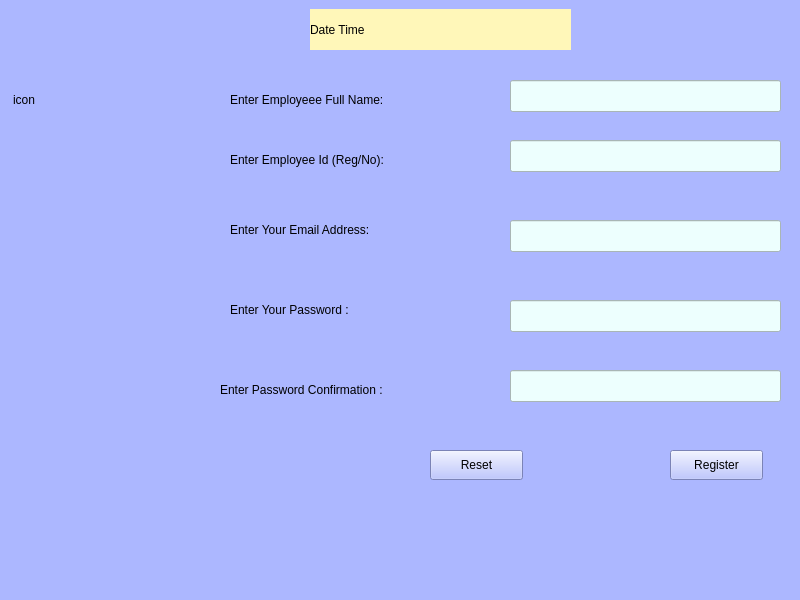
<?xml version="1.0" encoding="UTF-8"?>
<ui version="4.0">
 <class>MainWindow</class>
 <widget class="QMainWindow" name="MainWindow">
  <property name="geometry">
   <rect>
    <x>0</x>
    <y>0</y>
    <width>800</width>
    <height>600</height>
   </rect>
  </property>
  <property name="windowTitle">
   <string>MainWindow</string>
  </property>
  <property name="styleSheet">
   <string notr="true">background:rgb(172, 183, 255)</string>
  </property>
  <widget class="QWidget" name="centralwidget">
   <widget class="QLabel" name="emp_nameLabel">
    <property name="geometry">
     <rect>
      <x>230</x>
      <y>90</y>
      <width>271</width>
      <height>20</height>
     </rect>
    </property>
    <property name="styleSheet">
     <string notr="true">color:rgb(0, 31, 94);
font: 75 15pt \&quot;Century Schoolbook L\&quot;;</string>
    </property>
    <property name="text">
     <string>Enter Employeee Full Name:</string>
    </property>
   </widget>
   <widget class="QLabel" name="emp_IdLabel">
    <property name="geometry">
     <rect>
      <x>230</x>
      <y>150</y>
      <width>271</width>
      <height>20</height>
     </rect>
    </property>
    <property name="styleSheet">
     <string notr="true">color:rgb(0, 31, 94);
font: 75 15pt \&quot;Century Schoolbook L\&quot;;</string>
    </property>
    <property name="text">
     <string>Enter Employee Id (Reg/No):</string>
    </property>
   </widget>
   <widget class="QLabel" name="emp_EmailLabel">
    <property name="geometry">
     <rect>
      <x>230</x>
      <y>220</y>
      <width>251</width>
      <height>20</height>
     </rect>
    </property>
    <property name="styleSheet">
     <string notr="true">color:rgb(0, 31, 94);
font: 75 15pt \&quot;Century Schoolbook L\&quot;;</string>
    </property>
    <property name="text">
     <string>Enter Your Email Address:</string>
    </property>
   </widget>
   <widget class="QLabel" name="passLabel">
    <property name="geometry">
     <rect>
      <x>230</x>
      <y>300</y>
      <width>221</width>
      <height>20</height>
     </rect>
    </property>
    <property name="styleSheet">
     <string notr="true">color:rgb(0, 31, 94);
font: 75 15pt \&quot;Century Schoolbook L\&quot;;</string>
    </property>
    <property name="text">
     <string>Enter Your Password :</string>
    </property>
   </widget>
   <widget class="QLabel" name="passConfLabel">
    <property name="geometry">
     <rect>
      <x>220</x>
      <y>380</y>
      <width>281</width>
      <height>20</height>
     </rect>
    </property>
    <property name="styleSheet">
     <string notr="true">color:rgb(0, 31, 94);
font: 75 15pt \&quot;Century Schoolbook L\&quot;;</string>
    </property>
    <property name="text">
     <string>Enter Password Confirmation :</string>
    </property>
   </widget>
   <widget class="QLineEdit" name="passConfField">
    <property name="geometry">
     <rect>
      <x>510</x>
      <y>370</y>
      <width>271</width>
      <height>32</height>
     </rect>
    </property>
    <property name="styleSheet">
     <string notr="true">background:rgb(237, 255, 254)</string>
    </property>
   </widget>
   <widget class="QLineEdit" name="emp_nameField">
    <property name="geometry">
     <rect>
      <x>510</x>
      <y>80</y>
      <width>271</width>
      <height>32</height>
     </rect>
    </property>
    <property name="styleSheet">
     <string notr="true">background:rgb(237, 255, 254);</string>
    </property>
   </widget>
   <widget class="QLineEdit" name="emp_IdField">
    <property name="geometry">
     <rect>
      <x>510</x>
      <y>140</y>
      <width>271</width>
      <height>32</height>
     </rect>
    </property>
    <property name="styleSheet">
     <string notr="true">background:rgb(237, 255, 254)</string>
    </property>
   </widget>
   <widget class="QLineEdit" name="emp_EmailField">
    <property name="geometry">
     <rect>
      <x>510</x>
      <y>220</y>
      <width>271</width>
      <height>32</height>
     </rect>
    </property>
    <property name="styleSheet">
     <string notr="true">background:rgb(237, 255, 254)</string>
    </property>
   </widget>
   <widget class="QLineEdit" name="passField">
    <property name="geometry">
     <rect>
      <x>510</x>
      <y>300</y>
      <width>271</width>
      <height>32</height>
     </rect>
    </property>
    <property name="styleSheet">
     <string notr="true">background:rgb(237, 255, 254)</string>
    </property>
   </widget>
   <widget class="QPushButton" name="resetBtn">
    <property name="geometry">
     <rect>
      <x>430</x>
      <y>450</y>
      <width>93</width>
      <height>30</height>
     </rect>
    </property>
    <property name="styleSheet">
     <string notr="true">background:rgb(220, 231, 255);
font: 75 15pt \&quot;Century Schoolbook L\&quot;;</string>
    </property>
    <property name="text">
     <string>Reset</string>
    </property>
   </widget>
   <widget class="QPushButton" name="signupBtn">
    <property name="geometry">
     <rect>
      <x>670</x>
      <y>450</y>
      <width>93</width>
      <height>30</height>
     </rect>
    </property>
    <property name="styleSheet">
     <string notr="true">background:rgb(220, 231, 255);
font: 75 15pt \&quot;Century Schoolbook L\&quot;;</string>
    </property>
    <property name="text">
     <string>Register</string>
    </property>
   </widget>
   <widget class="QLabel" name="image_label">
    <property name="geometry">
     <rect>
      <x>13</x>
      <y>90</y>
      <width>111</width>
      <height>20</height>
     </rect>
    </property>
    <property name="text">
     <string>icon</string>
    </property>
   </widget>
   <widget class="QLabel" name="date_label">
    <property name="geometry">
     <rect>
      <x>310</x>
      <y>9</y>
      <width>261</width>
      <height>41</height>
     </rect>
    </property>
    <property name="styleSheet">
     <string notr="true">background:rgb(255, 247, 185);
font: 15pt &quot;Latin Modern Roman Slanted&quot;;</string>
    </property>
    <property name="text">
     <string>Date Time</string>
    </property>
   </widget>
  </widget>
  <widget class="QStatusBar" name="statusbar"/>
 </widget>
 <resources/>
 <connections/>
</ui>
